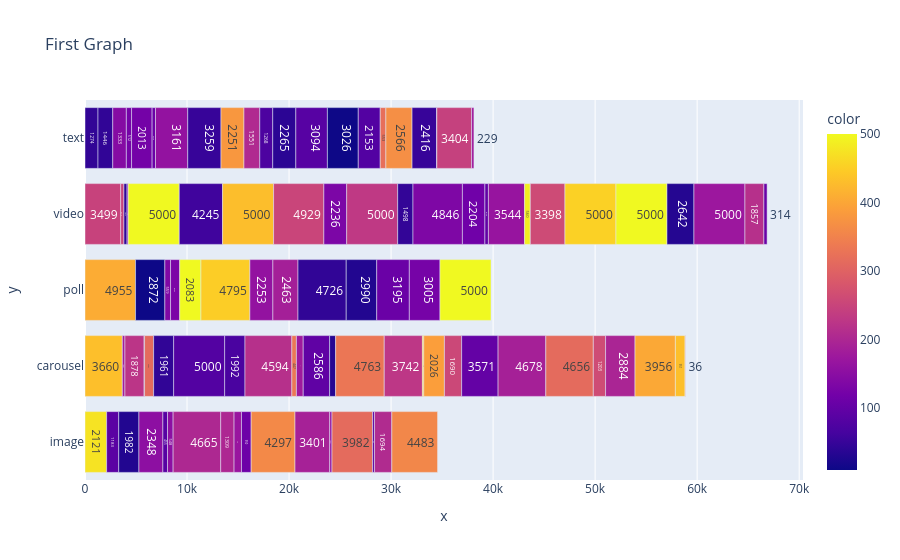

Notebook code for this chart:
### Code cell
px.bar(y=df.post_type, x=df.likes, title="First Graph",text_auto=True, color=df.comments
       , color_discrete_map={"Facebook":"black","Instagram":"red","Twitter":"blue"}, hover_data=[df.post_day,df.sentiment_score]
      ,orientation ="h")

### Figure 1 — Plotly figure (JSON) as saved in the notebook; plotly's stock layout.template omitted (floating-point values rounded to 4 significant figures; data arrays with more than 128 entries replaced by an {"elided": "..."} marker saying what was removed)
{"data": [{"alignmentgroup": "True", "customdata": {"elided": "100x2 str values"}, "hovertemplate": "x=%{x}<br>y=%{y}<br>hover_data_0=%{customdata[0]}<br>hover_data_1=%{customdata[1]}<br>color=%{marker.color}<extra></extra>", "legendgroup": "", "marker": {"color": [474, 432, 408, 90, 247, 186, 30, 45, 249, 225, 44, 42, 78, 144, 314, 154, 10, 123, 122, 86, 136, 44, 109, 80, 130, 70, 162, 500, 153, 216, 449, 202, 147, 162, 201, 500, 59, 187, 430, 333, 176, 252, 97, 50, 132, 380, 44, 232, 169, 206, 73, 113, 46, 360, 34, 190, 134, 116, 99, 332, 167, 227, 163, 452, 314, 39, 390, 486, 89, 86, 261, 257, 11, 454, 500, 81, 102, 30, 189, 320, 33, 314, 173, 263, 368, 50, 70, 244, 197, 109, 402, 216, 432, 207, 124, 294, 108, 179, 500, 357], "coloraxis": "coloraxis", "pattern": {"shape": ""}}, "name": "", "offsetgroup": "", "orientation": "h", "showlegend": false, "textposition": "auto", "texttemplate": "%{x}", "type": "bar", "x": [2121, 3660, 4955, 1183, 3499, 256, 1982, 1274, 317, 1878, 1446, 304, 45, 1333, 889, 2348, 2872, 512, 2013, 455, 559, 1961, 332, 5000, 898, 1992, 3161, 2083, 548, 4594, 4795, 4665, 119, 2253, 1309, 5000, 4245, 2463, 5000, 447, 667, 4929, 2586, 3259, 2236, 2251, 4726, 5000, 725, 1551, 1268, 950, 1498, 4297, 592, 3401, 4846, 2204, 344, 4763, 3544, 3742, 227, 130, 3982, 2265, 2026, 560, 187, 3094, 3398, 1690, 3026, 5000, 5000, 2153, 3571, 2990, 4678, 553, 2642, 4656, 5000, 1203, 2566, 2416, 15, 3404, 2884, 3195, 3956, 1857, 951, 1694, 3005, 36, 314, 229, 5000, 4483], "xaxis": "x", "y": ["image", "carousel", "poll", "image", "video", "carousel", "image", "text", "video", "carousel", "text", "video", "carousel", "text", "carousel", "image", "poll", "text", "text", "image", "poll", "carousel", "text", "carousel", "poll", "carousel", "text", "poll", "image", "carousel", "poll", "image", "video", "poll", "image", "video", "video", "poll", "video", "carousel", "carousel", "video", "carousel", "text", "video", "text", "poll", "video", "image", "text", "text", "image", "video", "image", "carousel", "image", "video", "video", "video", "carousel", "video", "carousel", "image", "carousel", "image", "text", "carousel", "video", "image", "text", "video", "carousel", "text", "video", "video", "text", "carousel", "poll", "carousel", "text", "video", "carousel", "video", "carousel", "text", "text", "text", "text", "carousel", "poll", "carousel", "video", "carousel", "image", "poll", "carousel", "video", "text", "poll", "image"], "yaxis": "y"}], "layout": {"barmode": "relative", "coloraxis": {"colorbar": {"title": {"text": "color"}}, "colorscale": [[0, "#0d0887"], [0.1111, "#46039f"], [0.2222, "#7201a8"], [0.3333, "#9c179e"], [0.4444, "#bd3786"], [0.5556, "#d8576b"], [0.6667, "#ed7953"], [0.7778, "#fb9f3a"], [0.8889, "#fdca26"], [1, "#f0f921"]]}, "legend": {"tracegroupgap": 0}, "title": {"text": "First Graph"}, "xaxis": {"anchor": "y", "domain": [0, 1], "title": {"text": "x"}}, "yaxis": {"anchor": "x", "domain": [0, 1], "title": {"text": "y"}}}}
